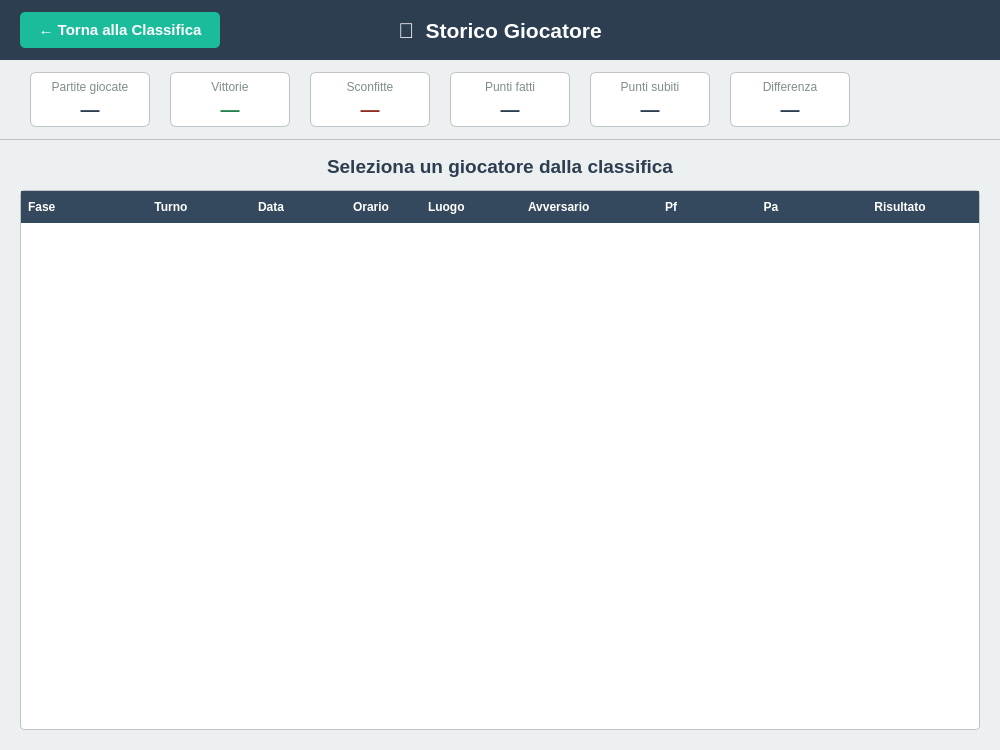
<?xml version="1.0" encoding="UTF-8"?>
<ui version="4.0">
 <class>StoricoGiocatoreWidget</class>
 <widget class="QWidget" name="StoricoGiocatoreWidget">
  <property name="geometry">
   <rect><x>0</x><y>0</y><width>1000</width><height>750</height></rect>
  </property>
  <property name="windowTitle"><string>Storico Giocatore</string></property>
  <property name="styleSheet">
   <string>
QWidget#StoricoGiocatoreWidget {
    background-color: #ecf0f1;
}
   </string>
  </property>

  <layout class="QVBoxLayout" name="verticalLayout">
   <property name="spacing"><number>0</number></property>
   <property name="leftMargin"><number>0</number></property>
   <property name="topMargin"><number>0</number></property>
   <property name="rightMargin"><number>0</number></property>
   <property name="bottomMargin"><number>0</number></property>

   <!-- ═══════════════════════════════════════════════════
        HEADER SCURO  (stesso stile degli altri pannelli)
        ═══════════════════════════════════════════════════ -->
   <item>
    <widget class="QFrame" name="frame_header">
     <property name="minimumSize"><size><width>0</width><height>60</height></size></property>
     <property name="maximumSize"><size><width>16777215</width><height>60</height></size></property>
     <property name="styleSheet">
      <string>QFrame#frame_header { background-color: #2c3e50; }</string>
     </property>
     <layout class="QHBoxLayout" name="hl_header">
      <property name="leftMargin"><number>20</number></property>
      <property name="topMargin"><number>0</number></property>
      <property name="rightMargin"><number>20</number></property>
      <property name="bottomMargin"><number>0</number></property>
      <property name="spacing"><number>15</number></property>

      <!-- Bottone torna indietro -->
      <item>
       <widget class="QPushButton" name="btn_back">
        <property name="minimumSize"><size><width>200</width><height>36</height></size></property>
        <property name="maximumSize"><size><width>200</width><height>36</height></size></property>
        <property name="text"><string>← Torna alla Classifica</string></property>
        <property name="styleSheet">
         <string>
QPushButton {
    background-color: #1abc9c;
    color: white;
    border-radius: 5px;
    font-family: Helvetica;
    font-size: 11pt;
    font-weight: bold;
}
QPushButton:hover { background-color: #16a085; }
         </string>
        </property>
       </widget>
      </item>

      <!-- Spacer sx -->
      <item>
       <spacer>
        <property name="orientation"><enum>Qt::Horizontal</enum></property>
        <property name="sizeHint" stdset="0"><size><width>40</width><height>20</height></size></property>
       </spacer>
      </item>

      <!-- Titolo centrato dinamico -->
      <item>
       <widget class="QLabel" name="label_header_title">
        <property name="text"><string>📜  Storico Giocatore</string></property>
        <property name="alignment"><set>Qt::AlignCenter</set></property>
        <property name="styleSheet">
         <string>
QLabel {
    color: white;
    font-family: Helvetica;
    font-size: 16pt;
    font-weight: bold;
}
         </string>
        </property>
       </widget>
      </item>

      <!-- Spacer dx (bilanciamento) -->
      <item>
       <spacer>
        <property name="orientation"><enum>Qt::Horizontal</enum></property>
        <property name="sizeHint" stdset="0"><size><width>40</width><height>20</height></size></property>
       </spacer>
      </item>

      <!-- Placeholder trasparente per bilanciare il btn_back -->
      <item>
       <widget class="QLabel" name="label_spacer_right">
        <property name="minimumSize"><size><width>200</width><height>36</height></size></property>
        <property name="maximumSize"><size><width>200</width><height>36</height></size></property>
        <property name="text"><string></string></property>
       </widget>
      </item>

     </layout>
    </widget>
   </item>

   <!-- ═══════════════════════════════════════════════════
        BARRA STATISTICHE  (6 riquadri bianchi)
        ═══════════════════════════════════════════════════ -->
   <item>
    <widget class="QFrame" name="frame_stats">
     <property name="minimumSize"><size><width>0</width><height>80</height></size></property>
     <property name="maximumSize"><size><width>16777215</width><height>80</height></size></property>
     <property name="styleSheet">
      <string>
QFrame#frame_stats {
    background-color: #ecf0f1;
    border-bottom: 1px solid #bdc3c7;
}
      </string>
     </property>
     <layout class="QHBoxLayout" name="hl_stats">
      <property name="leftMargin"><number>30</number></property>
      <property name="topMargin"><number>10</number></property>
      <property name="rightMargin"><number>30</number></property>
      <property name="bottomMargin"><number>10</number></property>
      <property name="spacing"><number>20</number></property>

      <!-- Partite giocate -->
      <item>
       <widget class="QFrame" name="frame_stat_pg">
        <property name="minimumSize"><size><width>120</width><height>55</height></size></property>
        <property name="maximumSize"><size><width>140</width><height>55</height></size></property>
        <property name="styleSheet">
         <string>
QFrame#frame_stat_pg {
    background-color: white;
    border: 1px solid #bdc3c7;
    border-radius: 6px;
}
         </string>
        </property>
        <layout class="QVBoxLayout" name="vl_pg">
         <property name="leftMargin"><number>8</number></property>
         <property name="topMargin"><number>5</number></property>
         <property name="rightMargin"><number>8</number></property>
         <property name="bottomMargin"><number>5</number></property>
         <property name="spacing"><number>2</number></property>
         <item>
          <widget class="QLabel" name="label_pg_et">
           <property name="text"><string>Partite giocate</string></property>
           <property name="alignment"><set>Qt::AlignCenter</set></property>
           <property name="styleSheet"><string>QLabel { color:#7f8c8d; font-family:Helvetica; font-size:9pt; border:none; }</string></property>
          </widget>
         </item>
         <item>
          <widget class="QLabel" name="label_pg_val">
           <property name="text"><string>—</string></property>
           <property name="alignment"><set>Qt::AlignCenter</set></property>
           <property name="styleSheet"><string>QLabel { color:#2c3e50; font-family:Helvetica; font-size:14pt; font-weight:bold; border:none; }</string></property>
          </widget>
         </item>
        </layout>
       </widget>
      </item>

      <!-- Vittorie -->
      <item>
       <widget class="QFrame" name="frame_stat_v">
        <property name="minimumSize"><size><width>120</width><height>55</height></size></property>
        <property name="maximumSize"><size><width>140</width><height>55</height></size></property>
        <property name="styleSheet">
         <string>
QFrame#frame_stat_v {
    background-color: white;
    border: 1px solid #bdc3c7;
    border-radius: 6px;
}
         </string>
        </property>
        <layout class="QVBoxLayout" name="vl_v">
         <property name="leftMargin"><number>8</number></property>
         <property name="topMargin"><number>5</number></property>
         <property name="rightMargin"><number>8</number></property>
         <property name="bottomMargin"><number>5</number></property>
         <property name="spacing"><number>2</number></property>
         <item>
          <widget class="QLabel" name="label_v_et">
           <property name="text"><string>Vittorie</string></property>
           <property name="alignment"><set>Qt::AlignCenter</set></property>
           <property name="styleSheet"><string>QLabel { color:#7f8c8d; font-family:Helvetica; font-size:9pt; border:none; }</string></property>
          </widget>
         </item>
         <item>
          <widget class="QLabel" name="label_v_val">
           <property name="text"><string>—</string></property>
           <property name="alignment"><set>Qt::AlignCenter</set></property>
           <property name="styleSheet"><string>QLabel { color:#1e8449; font-family:Helvetica; font-size:14pt; font-weight:bold; border:none; }</string></property>
          </widget>
         </item>
        </layout>
       </widget>
      </item>

      <!-- Sconfitte -->
      <item>
       <widget class="QFrame" name="frame_stat_s">
        <property name="minimumSize"><size><width>120</width><height>55</height></size></property>
        <property name="maximumSize"><size><width>140</width><height>55</height></size></property>
        <property name="styleSheet">
         <string>
QFrame#frame_stat_s {
    background-color: white;
    border: 1px solid #bdc3c7;
    border-radius: 6px;
}
         </string>
        </property>
        <layout class="QVBoxLayout" name="vl_s">
         <property name="leftMargin"><number>8</number></property>
         <property name="topMargin"><number>5</number></property>
         <property name="rightMargin"><number>8</number></property>
         <property name="bottomMargin"><number>5</number></property>
         <property name="spacing"><number>2</number></property>
         <item>
          <widget class="QLabel" name="label_s_et">
           <property name="text"><string>Sconfitte</string></property>
           <property name="alignment"><set>Qt::AlignCenter</set></property>
           <property name="styleSheet"><string>QLabel { color:#7f8c8d; font-family:Helvetica; font-size:9pt; border:none; }</string></property>
          </widget>
         </item>
         <item>
          <widget class="QLabel" name="label_s_val">
           <property name="text"><string>—</string></property>
           <property name="alignment"><set>Qt::AlignCenter</set></property>
           <property name="styleSheet"><string>QLabel { color:#922b21; font-family:Helvetica; font-size:14pt; font-weight:bold; border:none; }</string></property>
          </widget>
         </item>
        </layout>
       </widget>
      </item>

      <!-- Punti fatti -->
      <item>
       <widget class="QFrame" name="frame_stat_pf">
        <property name="minimumSize"><size><width>120</width><height>55</height></size></property>
        <property name="maximumSize"><size><width>140</width><height>55</height></size></property>
        <property name="styleSheet">
         <string>
QFrame#frame_stat_pf {
    background-color: white;
    border: 1px solid #bdc3c7;
    border-radius: 6px;
}
         </string>
        </property>
        <layout class="QVBoxLayout" name="vl_pf">
         <property name="leftMargin"><number>8</number></property>
         <property name="topMargin"><number>5</number></property>
         <property name="rightMargin"><number>8</number></property>
         <property name="bottomMargin"><number>5</number></property>
         <property name="spacing"><number>2</number></property>
         <item>
          <widget class="QLabel" name="label_pf_et">
           <property name="text"><string>Punti fatti</string></property>
           <property name="alignment"><set>Qt::AlignCenter</set></property>
           <property name="styleSheet"><string>QLabel { color:#7f8c8d; font-family:Helvetica; font-size:9pt; border:none; }</string></property>
          </widget>
         </item>
         <item>
          <widget class="QLabel" name="label_pf_val">
           <property name="text"><string>—</string></property>
           <property name="alignment"><set>Qt::AlignCenter</set></property>
           <property name="styleSheet"><string>QLabel { color:#2c3e50; font-family:Helvetica; font-size:14pt; font-weight:bold; border:none; }</string></property>
          </widget>
         </item>
        </layout>
       </widget>
      </item>

      <!-- Punti subiti -->
      <item>
       <widget class="QFrame" name="frame_stat_pa">
        <property name="minimumSize"><size><width>120</width><height>55</height></size></property>
        <property name="maximumSize"><size><width>140</width><height>55</height></size></property>
        <property name="styleSheet">
         <string>
QFrame#frame_stat_pa {
    background-color: white;
    border: 1px solid #bdc3c7;
    border-radius: 6px;
}
         </string>
        </property>
        <layout class="QVBoxLayout" name="vl_pa">
         <property name="leftMargin"><number>8</number></property>
         <property name="topMargin"><number>5</number></property>
         <property name="rightMargin"><number>8</number></property>
         <property name="bottomMargin"><number>5</number></property>
         <property name="spacing"><number>2</number></property>
         <item>
          <widget class="QLabel" name="label_pa_et">
           <property name="text"><string>Punti subiti</string></property>
           <property name="alignment"><set>Qt::AlignCenter</set></property>
           <property name="styleSheet"><string>QLabel { color:#7f8c8d; font-family:Helvetica; font-size:9pt; border:none; }</string></property>
          </widget>
         </item>
         <item>
          <widget class="QLabel" name="label_pa_val">
           <property name="text"><string>—</string></property>
           <property name="alignment"><set>Qt::AlignCenter</set></property>
           <property name="styleSheet"><string>QLabel { color:#2c3e50; font-family:Helvetica; font-size:14pt; font-weight:bold; border:none; }</string></property>
          </widget>
         </item>
        </layout>
       </widget>
      </item>

      <!-- Differenza -->
      <item>
       <widget class="QFrame" name="frame_stat_diff">
        <property name="minimumSize"><size><width>120</width><height>55</height></size></property>
        <property name="maximumSize"><size><width>140</width><height>55</height></size></property>
        <property name="styleSheet">
         <string>
QFrame#frame_stat_diff {
    background-color: white;
    border: 1px solid #bdc3c7;
    border-radius: 6px;
}
         </string>
        </property>
        <layout class="QVBoxLayout" name="vl_diff">
         <property name="leftMargin"><number>8</number></property>
         <property name="topMargin"><number>5</number></property>
         <property name="rightMargin"><number>8</number></property>
         <property name="bottomMargin"><number>5</number></property>
         <property name="spacing"><number>2</number></property>
         <item>
          <widget class="QLabel" name="label_diff_et">
           <property name="text"><string>Differenza</string></property>
           <property name="alignment"><set>Qt::AlignCenter</set></property>
           <property name="styleSheet"><string>QLabel { color:#7f8c8d; font-family:Helvetica; font-size:9pt; border:none; }</string></property>
          </widget>
         </item>
         <item>
          <widget class="QLabel" name="label_diff_val">
           <property name="text"><string>—</string></property>
           <property name="alignment"><set>Qt::AlignCenter</set></property>
           <property name="styleSheet"><string>QLabel { color:#2c3e50; font-family:Helvetica; font-size:14pt; font-weight:bold; border:none; }</string></property>
          </widget>
         </item>
        </layout>
       </widget>
      </item>

      <!-- Spacer finale -->
      <item>
       <spacer>
        <property name="orientation"><enum>Qt::Horizontal</enum></property>
        <property name="sizeHint" stdset="0"><size><width>40</width><height>20</height></size></property>
       </spacer>
      </item>

     </layout>
    </widget>
   </item>

   <!-- ═══════════════════════════════════════════════════
        AREA CONTENUTO (titolo giocatore + tree partite)
        ═══════════════════════════════════════════════════ -->
   <item>
    <layout class="QVBoxLayout" name="vl_content">
     <property name="spacing"><number>12</number></property>
     <property name="leftMargin"><number>20</number></property>
     <property name="topMargin"><number>15</number></property>
     <property name="rightMargin"><number>20</number></property>
     <property name="bottomMargin"><number>20</number></property>

     <!-- Titolo dinamico con nome giocatore e torneo -->
     <item>
      <widget class="QLabel" name="label_title">
       <property name="text">
        <string>&lt;b&gt;&lt;span style="font-size:14pt; color:#2c3e50;"&gt;Seleziona un giocatore dalla classifica&lt;/span&gt;&lt;/b&gt;</string>
       </property>
       <property name="alignment"><set>Qt::AlignCenter</set></property>
      </widget>
     </item>

     <!-- Tree storico partite -->
     <item>
      <widget class="QTreeWidget" name="storico_tree">
       <property name="font"><font><family>Helvetica</family><pointsize>10</pointsize></font></property>
       <property name="alternatingRowColors"><bool>true</bool></property>
       <property name="selectionMode"><enum>QAbstractItemView::SingleSelection</enum></property>
       <property name="selectionBehavior"><enum>QAbstractItemView::SelectRows</enum></property>
       <property name="rootIsDecorated"><bool>false</bool></property>
       <property name="styleSheet">
        <string>
QTreeWidget {
    background-color: white;
    border: 1px solid #bdc3c7;
    border-radius: 4px;
}
QTreeWidget::item {
    padding: 5px;
}
QTreeWidget::item:selected {
    background-color: #3498db;
    color: white;
}
QHeaderView::section {
    background-color: #34495e;
    color: white;
    font-weight: bold;
    padding: 7px;
    border: none;
}
        </string>
       </property>

       <!-- Colonne: Fase | Turno | Data | Orario | Luogo | Avversario | Pf | Pa | Risultato -->
       <column>
        <property name="text"><string>Fase</string></property>
        <property name="minimumWidth"><number>130</number></property>
       </column>
       <column>
        <property name="text"><string>Turno</string></property>
        <property name="minimumWidth"><number>55</number></property>
        <property name="textAlignment"><set>AlignCenter</set></property>
       </column>
       <column>
        <property name="text"><string>Data</string></property>
        <property name="minimumWidth"><number>90</number></property>
        <property name="textAlignment"><set>AlignCenter</set></property>
       </column>
       <column>
        <property name="text"><string>Orario</string></property>
        <property name="minimumWidth"><number>65</number></property>
        <property name="textAlignment"><set>AlignCenter</set></property>
       </column>
       <column>
        <property name="text"><string>Luogo</string></property>
        <property name="minimumWidth"><number>140</number></property>
       </column>
       <column>
        <property name="text"><string>Avversario</string></property>
        <property name="minimumWidth"><number>200</number></property>
       </column>
       <column>
        <property name="text"><string>Pf</string></property>
        <property name="minimumWidth"><number>45</number></property>
        <property name="textAlignment"><set>AlignCenter</set></property>
       </column>
       <column>
        <property name="text"><string>Pa</string></property>
        <property name="minimumWidth"><number>45</number></property>
        <property name="textAlignment"><set>AlignCenter</set></property>
       </column>
       <column>
        <property name="text"><string>Risultato</string></property>
        <property name="minimumWidth"><number>90</number></property>
        <property name="textAlignment"><set>AlignCenter</set></property>
       </column>

      </widget>
     </item>

    </layout>
   </item>

  </layout>
 </widget>
 <resources/>
 <connections/>
</ui>
